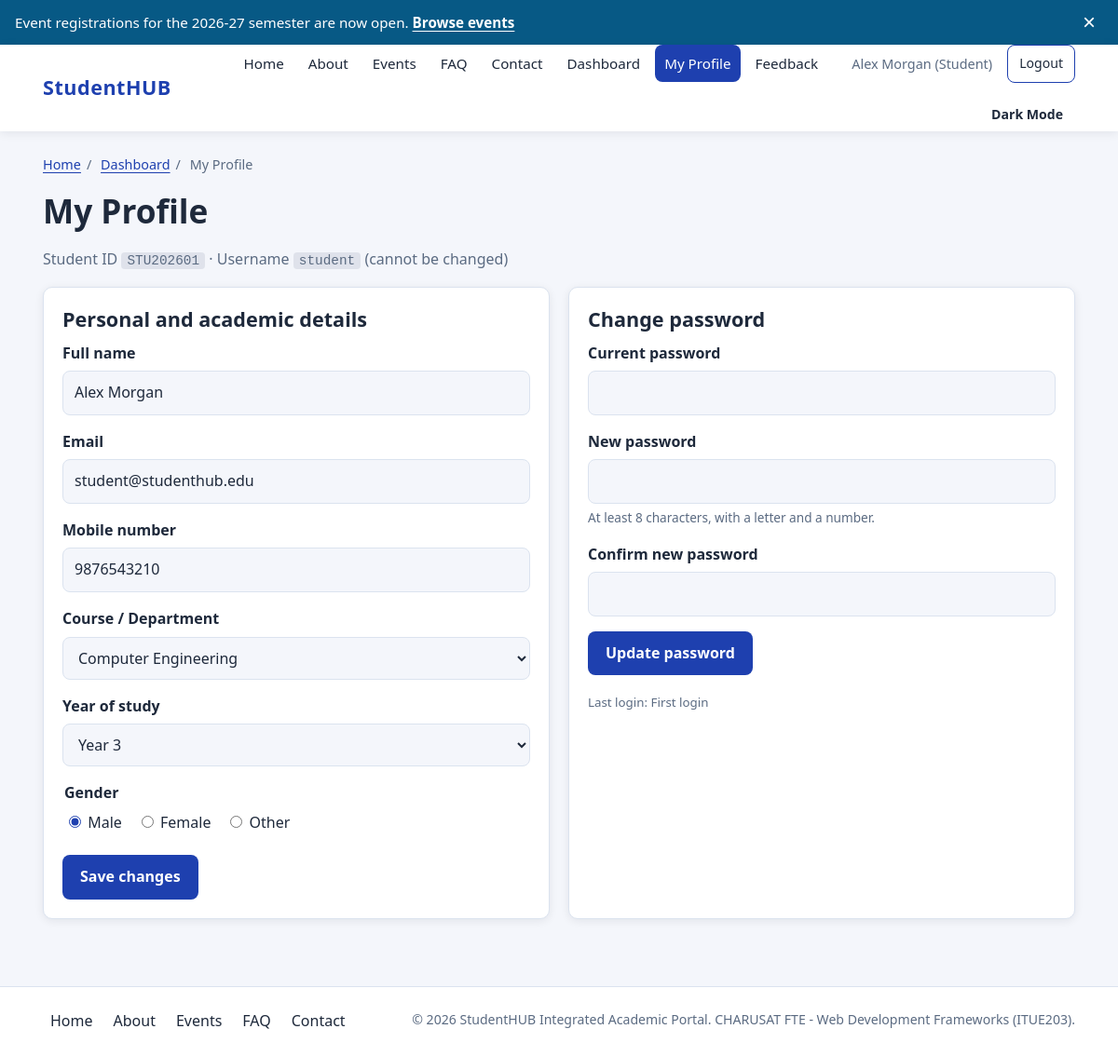
The app's page /profile.php (signed in) with its own data.
### tables this page shows
CREATE TABLE students (
  id            INT UNSIGNED AUTO_INCREMENT PRIMARY KEY,
  user_id       INT UNSIGNED NOT NULL UNIQUE,
  student_code  VARCHAR(15)  NOT NULL UNIQUE,
  mobile        VARCHAR(10)  NOT NULL,
  department    VARCHAR(100) NOT NULL,
  year_of_study TINYINT UNSIGNED NOT NULL,
  gender        ENUM('Male','Female','Other') NOT NULL,
  created_at    TIMESTAMP    NOT NULL DEFAULT CURRENT_TIMESTAMP,
  updated_at    TIMESTAMP    NOT NULL DEFAULT CURRENT_TIMESTAMP ON UPDATE CURRENT_TIMESTAMP,
  CONSTRAINT fk_students_user FOREIGN KEY (user_id) REFERENCES users(id) ON DELETE CASCADE
);

CREATE TABLE users (
  id            INT UNSIGNED AUTO_INCREMENT PRIMARY KEY,
  username      VARCHAR(20)  NOT NULL UNIQUE,
  email         VARCHAR(100) NOT NULL UNIQUE,
  password_hash VARCHAR(255) NOT NULL,
  full_name     VARCHAR(100) NOT NULL,
  role          ENUM('student','admin') NOT NULL DEFAULT 'student',
  is_active     TINYINT(1)   NOT NULL DEFAULT 1,
  last_login    DATETIME     NULL,
  created_at    TIMESTAMP    NOT NULL DEFAULT CURRENT_TIMESTAMP,
  updated_at    TIMESTAMP    NOT NULL DEFAULT CURRENT_TIMESTAMP ON UPDATE CURRENT_TIMESTAMP
);

### includes/auth.php (called while the page is built, shortened)
<?php
function current_user_id(): int {
    return (int)($_SESSION['user_id'] ?? 0);
}

### includes/db.php (called while the page is built, shortened)
<?php
function db_fetch_all(mysqli $conn, string $sql, string $types = '', array $params = []): array {
    $stmt = $conn->prepare($sql);
    if ($types !== '') {
        $stmt->bind_param($types, ...$params);
    }
    $stmt->execute();
    $rows = $stmt->get_result()->fetch_all(MYSQLI_ASSOC);
    return $rows;
}
function db_fetch_one(mysqli $conn, string $sql, string $types = '', array $params = []): ?array {
    $rows = db_fetch_all($conn, $sql, $types, $params);
    return $rows[0] ?? null;
}

### includes/helpers.php (called while the page is built, shortened)
<?php
function e($value): string {
    return htmlspecialchars((string)$value, ENT_QUOTES, 'UTF-8');
}

### profile.php (the view, shortened to what this page needs)
<?php
require_once __DIR__ . '/includes/bootstrap.php';
$uid = current_user_id();
$me = db_fetch_one($conn,
    "SELECT u.username, u.full_name, u.email, u.last_login, s.id AS student_id, s.student_code, s.mobile, s.department, s.year_of_study, s.gender
     FROM users u JOIN students s ON s.user_id = u.id WHERE u.id = ?",
    'i', [$uid]);
require_once __DIR__ . '/includes/header.php';
?>
<h1>My Profile</h1>
<p class="muted">Student ID <code><?php echo e($me['student_code']); ?></code> &middot; Username <code><?php echo e($me['username']); ?></code> (cannot be changed)</p>
<div class="grid-2">
  <section class="form-card" aria-labelledby="edit-heading">
    <h2 id="edit-heading">Personal and academic details</h2>
    <form method="post" action="profile.php" novalidate data-validate>
      <div class="form-group">
        <label for="full_name">Full name</label>
        <input type="text" id="full_name" name="full_name" value="<?php echo e($me['full_name']); ?>" required
               data-rule="required name" data-label="Full name" aria-describedby="full_name-error">
      </div>
      <div class="form-group">
        <label for="email">Email</label>
        <input type="email" id="email" name="email" value="<?php echo e($me['email']); ?>" required
               data-rule="required email" data-label="Email" aria-describedby="email-error">
      </div>
      <div class="form-group">
        <label for="mobile">Mobile number</label>
        <input type="tel" id="mobile" name="mobile" value="<?php echo e($me['mobile']); ?>" maxlength="10" required
               data-rule="required mobile" data-label="Mobile number" aria-describedby="mobile-error">
      </div>
      <div class="form-group">
        <label for="department">Course / Department</label>
        <select id="department" name="department" data-rule="required select" data-label="Course" aria-describedby="department-error">
          <?php foreach (COURSES as $course): ?>
            <option value="<?php echo e($course); ?>" <?php echo $me['department'] === $course ? 'selected' : ''; ?>><?php echo e($course); ?></option>
          <?php endforeach; ?>
        </select>
      </div>
      <div class="form-group">
        <label for="year_of_study">Year of study</label>
        <select id="year_of_study" name="year_of_study" data-rule="required select" data-label="Year" aria-describedby="year-error">
          <?php for ($y = 1; $y <= 4; $y++): ?>
            <option value="<?php echo $y; ?>" <?php echo (int)$me['year_of_study'] === $y ? 'selected' : ''; ?>>Year <?php echo $y; ?></option>
          <?php endfor; ?>
        </select>
      </div>
      <fieldset class="form-group">
        <legend>Gender</legend>
        <div class="radio-row">
          <?php foreach (GENDERS as $g): ?>
            <label><input type="radio" name="gender" value="<?php echo e($g); ?>" data-rule="radio" data-label="Gender"
                   <?php echo $me['gender'] === $g ? 'checked' : ''; ?>> <?php echo e($g); ?></label>
          <?php endforeach; ?>
        </div>
      </fieldset>
      <button type="submit" class="btn btn-primary">Save changes</button>
    </form>
  </section>
  <section class="form-card" aria-labelledby="password-heading">
    <h2 id="password-heading">Change password</h2>
    <form method="post" action="profile.php" novalidate data-validate>
      <div class="form-group">
        <label for="current_password">Current password</label>
        <input type="password" id="current_password" name="current_password" required autocomplete="current-password"
               data-rule="required" data-label="Current password" aria-describedby="current_password-error">
      </div>
      <div class="form-group">
        <label for="new_password">New password</label>
        <input type="password" id="new_password" name="new_password" required autocomplete="new-password"
               data-rule="required password" data-label="New password" data-strength="new-password-strength"
               aria-describedby="new_password-hint new-password-strength new_password-error">
        <small id="new_password-hint" class="hint">At least 8 characters, with a letter and a number.</small>
      </div>
      <div class="form-group">
        <label for="confirm_password">Confirm new password</label>
        <input type="password" id="confirm_password" name="confirm_password" required autocomplete="new-password"
               data-rule="required confirm" data-match="new_password" data-label="Confirm password" aria-describedby="confirm_password-error">
      </div>
      <button type="submit" class="btn btn-primary">Update password</button>
    </form>
    <p class="muted mt-2"><small>Last login: <?php echo $me['last_login'] ? e(date('d M Y, h:i A', strtotime($me['last_login']))) : 'First login'; ?></small></p>
  </section>
</div>
<?php require_once __DIR__ . '/includes/footer.php'; ?>

### assets/css/style.css (style rules this page uses)
:root { --bg: #f4f6fb; --surface: #ffffff; --text: #1e293b; --muted: #5b6b82; --primary: #1e40af; --primary-dark: #1e3a8a; --accent: #0ea5e9; --border: #dbe3ef; --danger: #b91c1c; --ok: #166534; --warn: #92400e; --info: #075985; --focus: #f59e0b; --radius: 10px; --shadow: 0 2px 10px rgba(15, 23, 42, 0.08); --transition: 0.25s ease; }
*, *::before, *::after { box-sizing: border-box; }
html { scroll-behavior: smooth; }
body { margin: 0; font-family: "Segoe UI", system-ui, -apple-system, Roboto, Arial, sans-serif; font-size: 16px; line-height: 1.6; color: var(--text); background: var(--bg); background-color: var(--bg); transition: background-color var(--transition), color var(--transition); }
h1, h2, h3 { line-height: 1.25; margin: 0 0 0.5em; }
h1 { font-size: 1.9rem; }
h2 { font-size: 1.35rem; }
p { margin: 0 0 1em; }
code { background: rgba(100, 116, 139, 0.15); padding: 1px 6px; border-radius: 4px; font-size: 0.9em; }
.muted { color: var(--muted); }
.mt-2 { margin-top: 16px; }
.btn { display: inline-block; padding: 10px 18px; border-radius: 8px; border: 1px solid transparent; font: inherit; font-weight: 600; text-align: center; text-decoration: none; cursor: pointer; background: var(--surface); color: var(--text); transition: transform 0.15s ease, background var(--transition); }
.btn-primary { background: var(--primary); color: #fff; }
.grid-2, .grid-3, .form-grid { display: grid; gap: 20px; grid-template-columns: 1fr; }
.card, .stat-card, .form-card { background: var(--surface); border-radius: var(--radius); box-shadow: var(--shadow); padding: 20px; border: 1px solid var(--border); transition: transform var(--transition), box-shadow var(--transition); }
.form-card { max-width: 560px; }
.form-group { margin-bottom: 16px; border: none; padding: 0; }
.form-group label, .form-group legend { display: block; font-weight: 600; margin-bottom: 6px; }
legend { padding: 0; }
input[type="text"], input[type="email"], input[type="password"], input[type="tel"], input[type="number"], input[type="search"], input[type="date"], input[type="file"], select, textarea { width: 100%; padding: 10px 12px; font: inherit; color: var(--text); background: var(--bg); border: 1px solid var(--border); border-radius: 8px; transition: border-color var(--transition); }
input[type="checkbox"], input[type="radio"] { width: auto; accent-color: var(--primary); }
.radio-row { display: flex; flex-wrap: wrap; gap: 16px; }
.radio-row label { font-weight: 400; cursor: pointer; }
.hint { display: block; color: var(--muted); font-size: 0.85rem; margin-top: 4px; }
@media (min-width: 768px) { h1 { font-size: 2.2rem; } }
@media (min-width: 768px) { .grid-2 { grid-template-columns: repeat(2, 1fr); } }

### records on screen
students: student_code "STU202601", user.username "student", full_name "Alex Morgan", email "student@studenthub.edu", mobile "9876543210", year_of_study "Year 3", gender "☑ Male", gender "Male", gender "☐ Female", gender "☐ Other"

### other values on screen
$label "Home"
$label "About"
$label "Events"
$label "FAQ"
$label "Contact"
$label "Dashboard"
$label "My Profile"
$label "Feedback"
current_full_name() "Alex Morgan"
$role "Student"
$g "Female"
$g "Other"
form field department "Computer Engineering"
